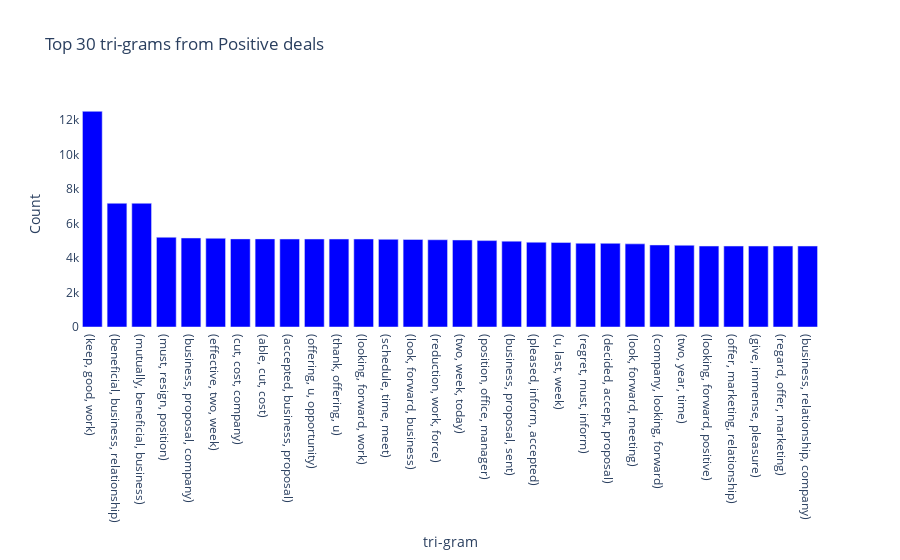

Write notebook code for a chart like this one.
### Code cell
plot_data = [
    go.Bar(
        x=trigram_pos['idx'],
        y=trigram_pos[0],
        marker = dict(
            color = 'Blue'
        )
    )
]
plot_layout = go.Layout(
        title='Top 30 tri-grams from Positive deals',
        yaxis_title='Count',
        xaxis_title='tri-gram',
        plot_bgcolor='rgba(0,0,0,0)'
    )
fig = go.Figure(data=plot_data, layout=plot_layout)
pyoff.iplot(fig)

### Figure 1 — Plotly figure (JSON) as saved in the notebook; plotly's stock layout.template omitted (floating-point values rounded to 4 significant figures)
{"data": [{"marker": {"color": "Blue"}, "type": "bar", "x": ["(keep, good, work)", "(beneficial, business, relationship)", "(mutually, beneficial, business)", "(must, resign, position)", "(business, proposal, company)", "(effective, two, week)", "(cut, cost, company)", "(able, cut, cost)", "(accepted, business, proposal)", "(offering, u, opportunity)", "(thank, offering, u)", "(looking, forward, work)", "(schedule, time, meet)", "(look, forward, business)", "(reduction, work, force)", "(two, week, today)", "(position, office, manager)", "(business, proposal, sent)", "(pleased, inform, accepted)", "(u, last, week)", "(regret, must, inform)", "(decided, accept, proposal)", "(look, forward, meeting)", "(company, looking, forward)", "(two, year, time)", "(looking, forward, positive)", "(offer, marketing, relationship)", "(give, immense, pleasure)", "(regard, offer, marketing)", "(business, relationship, company)"], "y": [12495, 7168, 7168, 5199, 5156, 5140, 5105, 5105, 5097, 5097, 5097, 5097, 5079, 5069, 5055, 5041, 5006, 4974, 4912, 4894, 4851, 4847, 4817, 4753, 4735, 4691, 4691, 4691, 4691, 4691]}], "layout": {"plot_bgcolor": "rgba(0,0,0,0)", "title": {"text": "Top 30 tri-grams from Positive deals"}, "xaxis": {"title": {"text": "tri-gram"}}, "yaxis": {"title": {"text": "Count"}}}}
